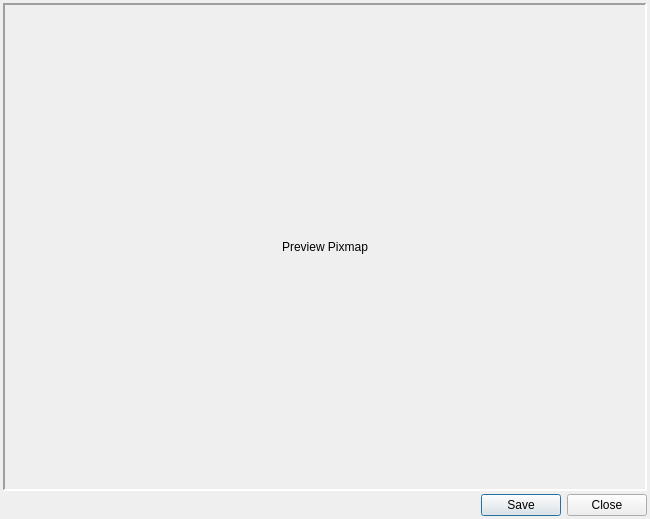
<?xml version="1.0" encoding="UTF-8"?>
<ui version="4.0">
 <class>MenuPreview</class>
 <widget class="QDialog" name="MenuPreview">
  <property name="geometry">
   <rect>
    <x>0</x>
    <y>0</y>
    <width>650</width>
    <height>519</height>
   </rect>
  </property>
  <property name="windowTitle">
   <string>Menu Preview</string>
  </property>
  <property name="windowIcon">
   <iconset resource="gui_icons.qrc">
    <normaloff>:/icons/openrpgmaker.png</normaloff>:/icons/openrpgmaker.png</iconset>
  </property>
  <layout class="QVBoxLayout" name="verticalLayout">
   <property name="spacing">
    <number>3</number>
   </property>
   <property name="margin">
    <number>3</number>
   </property>
   <item>
    <widget class="QFrame" name="frame">
     <property name="frameShape">
      <enum>QFrame::Panel</enum>
     </property>
     <property name="frameShadow">
      <enum>QFrame::Sunken</enum>
     </property>
     <property name="lineWidth">
      <number>2</number>
     </property>
     <layout class="QVBoxLayout" name="verticalLayout_2">
      <property name="spacing">
       <number>0</number>
      </property>
      <property name="margin">
       <number>0</number>
      </property>
      <item>
       <widget class="QLabel" name="lblPreview">
        <property name="minimumSize">
         <size>
          <width>640</width>
          <height>480</height>
         </size>
        </property>
        <property name="maximumSize">
         <size>
          <width>640</width>
          <height>480</height>
         </size>
        </property>
        <property name="text">
         <string>Preview Pixmap</string>
        </property>
        <property name="alignment">
         <set>Qt::AlignCenter</set>
        </property>
       </widget>
      </item>
     </layout>
    </widget>
   </item>
   <item>
    <widget class="QDialogButtonBox" name="buttonBox">
     <property name="orientation">
      <enum>Qt::Horizontal</enum>
     </property>
     <property name="standardButtons">
      <set>QDialogButtonBox::Close|QDialogButtonBox::Save</set>
     </property>
    </widget>
   </item>
  </layout>
 </widget>
 <resources>
  <include location="gui_icons.qrc"/>
 </resources>
 <connections>
  <connection>
   <sender>buttonBox</sender>
   <signal>accepted()</signal>
   <receiver>MenuPreview</receiver>
   <slot>accept()</slot>
   <hints>
    <hint type="sourcelabel">
     <x>248</x>
     <y>254</y>
    </hint>
    <hint type="destinationlabel">
     <x>157</x>
     <y>274</y>
    </hint>
   </hints>
  </connection>
  <connection>
   <sender>buttonBox</sender>
   <signal>rejected()</signal>
   <receiver>MenuPreview</receiver>
   <slot>reject()</slot>
   <hints>
    <hint type="sourcelabel">
     <x>316</x>
     <y>260</y>
    </hint>
    <hint type="destinationlabel">
     <x>286</x>
     <y>274</y>
    </hint>
   </hints>
  </connection>
 </connections>
</ui>
